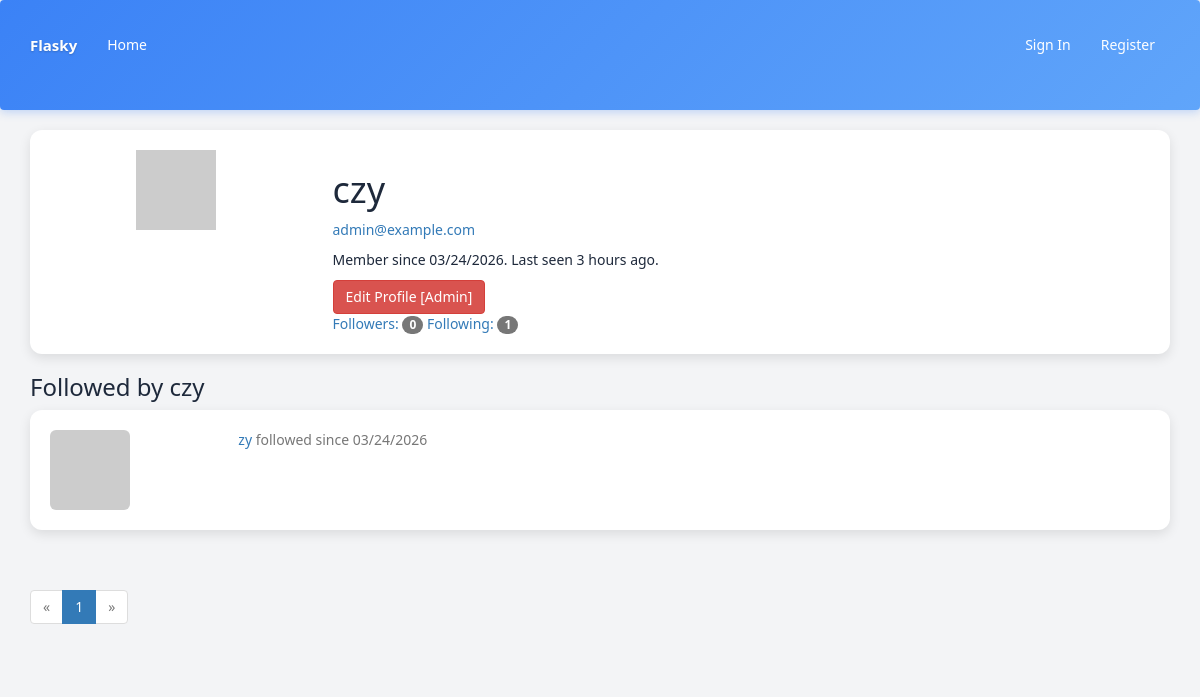
Before: /followed_by/czy with the older database file.
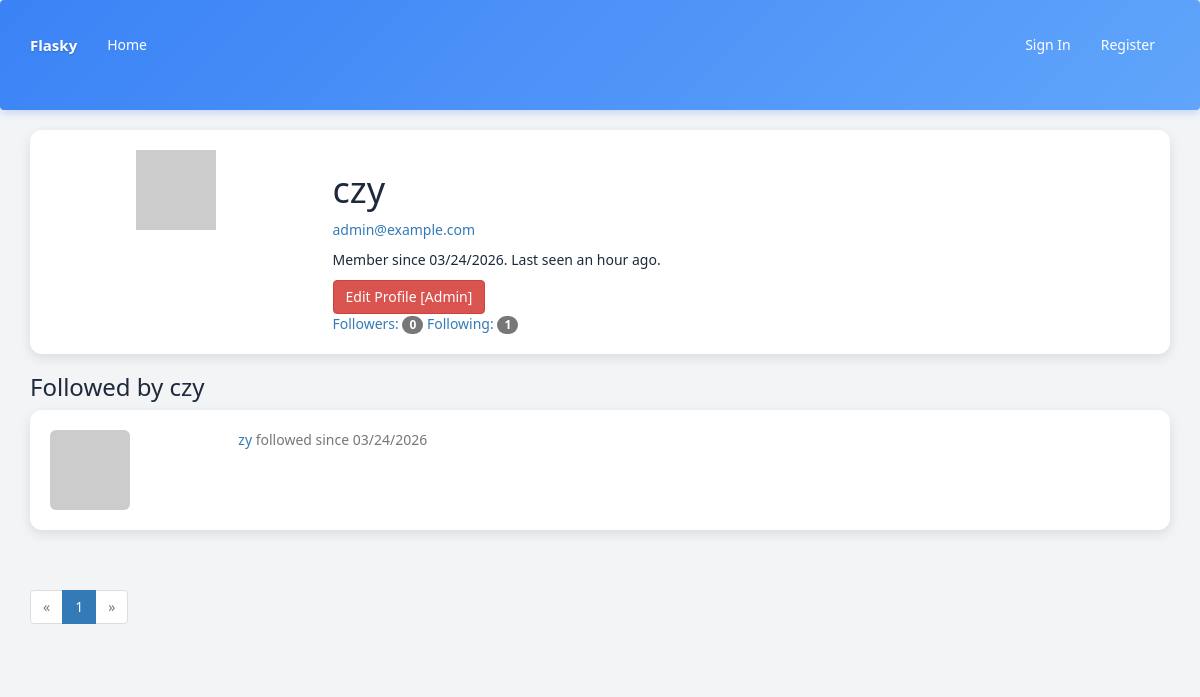
After: the same page with the newer database file.
### app/models.py (models this page shows, shortened)
class User(UserMixin, db.Model):
    __tablename__ = 'users'
    id = db.Column(db.Integer, primary_key = True)
    email = db.Column(db.String(64), unique=True, index=True)
    username = db.Column(db.String(64), unique=True, index=True)
    password_hash = db.Column(db.String(128))
    role_id = db.Column(db.Integer, db.ForeignKey('roles.id'))
    name = db.Column(db.String(64))
    location = db.Column(db.String(64))
    about_me = db.Column(db.Text())
    member_since = db.Column(db.DateTime(), default=datetime.utcnow)
    last_seen = db.Column(db.DateTime(), default=datetime.utcnow)
    avatar_hash = db.Column(db.String(32))
    posts = db.relationship('Post', backref='author', lazy='dynamic')
    comments = db.relationship('Comment', backref='author', lazy='dynamic')
    followed = db.relationship('Follow', foreign_keys=[Follow.follower_id], backref=db.backref('follower', lazy='joined'), lazy='dynamic', cascade='all, delete-orphan')
    followers = db.relationship('Follow', foreign_keys=[Follow.followed_id], backref=db.backref('followed', lazy='joined'), lazy='dynamic', cascade='all, delete-orphan')
    def gravatar(self, size=100, default='identicon', rating='g'):
        if request.is_secure:
            url = 'https://secure.gravatar.com/avatar'
        else:
            url = 'http://www.gravatar.com/avatar'
        hash = self.avatar_hash or hashlib.md5(self.email.encode('utf-8')).hexdigest()
        return '{url}/{hash}?s={size}&d={default}&r={rating}'.format(url=url, hash=hash, size=size, default=default, rating=rating)
    @property
    def password(self):
        raise AttributeError('password is not a readable attribute')

class Follow(db.Model):
    __tablename__ = 'follows'
    follower_id = db.Column(db.Integer, db.ForeignKey('users.id'),
                            primary_key=True)
    followed_id = db.Column(db.Integer, db.ForeignKey('users.id'),
                            primary_key=True)
    timestamp = db.Column(db.DateTime, default=datetime.utcnow)

### app/main/views.py (the view)
@main.route('/followed_by/<username>')
def followed_by(username):
    user = User.query.filter_by(username=username).first()
    if user is None:
        flash('Invalid user.')
        return redirect(url_for('.index'))
    page = request.args.get('page', 1, type=int)
    pagination = user.followed.paginate(page=page, per_page=current_app.config['FLASKY_FOLLOWERS_PER_PAGE'], error_out=False)
    follows = [{'user': item.followed, 'timestamp': item.timestamp} for item in pagination.items]
    return render_template('followers.html', user=user, title="Followed by", endpoint='.followed_by', pagination=pagination, follows=follows)

### app/__init__.py (called while the page is built)
def create_app(config_name='default'):
    app = Flask(__name__)
    app.config.from_object(config[config_name])
    config[config_name].init_app(app)
    bootstrap.init_app(app)
    moment.init_app(app)
    db.init_app(app)
    login_manager.init_app(app)
    csrf.init_app(app)
    migrate.init_app(app, db)
    pagedown.init_app(app)
    from .main import main as main_blueprint
    app.register_blueprint(main_blueprint)
    from .models import Permission
    @app.context_processor
    def inject_permissions():
        return dict(Permission=Permission)
    from .auth import auth as auth_blueprint
    app.register_blueprint(auth_blueprint, url_prefix='/auth')
    from .models import AnonymousUser
    login_manager.anonymous_user = AnonymousUser
    return app

### app/auth/views.py (called while the page is built)
@auth.before_app_request
def before_request():
    if current_user.is_authenticated:
        current_user.ping()

### app/models.py (called while the page is built)
    def can(self, permissions):
        return False

### app/templates/followers.html (shortened to what this page needs)
{% extends "base.html" %}
{% import "_macros.html" as macros %}
{% block page_content %}
<div class="card">
    <div class="row">
        <div class="col-md-3">
            <div class="text-center">
                <img class="profile-thumbnail" src="{{ user.gravatar(size=200) }}">
            </div>
        </div>
        <div class="col-md-9">
            <h1>{{ user.username }}</h1>
            {% if current_user.is_administrator %}
            <p><a href="mailto:{{ user.email }}">{{ user.email }}</a></p>
            {% endif %}
            <p>
                Member since {{ moment(user.member_since).format('L') }}.
                Last seen {{ moment(user.last_seen).fromNow() }}.
            </p>
            <div class="mt-3">
                {% if current_user.is_administrator %}
                <a class="btn btn-danger"
                        href="{{ url_for('.edit_profile_admin', id=user.id) }}">
                    Edit Profile [Admin]
                </a>
                {% endif %}
            </div>
            <a href="{{ url_for('.followers', username=user.username) }}">
                Followers: <span class="badge">{{ user.followers.count()}}</span>
            </a>
            <a href="{{ url_for('.followed_by', username=user.username) }}">
                 Following: <span class="badge">{{ user.followed.count()}}</span>
            </a>
        </div>
    </div>
</div>
<div class="mt-5">
    <h3>{{ title }} {{ user.username }}</h3>
    {% if follows %}
    <ul class="list-unstyled">
        {% for follow in follows %}
        <li class="card mb-3">
            <div class="row">
                <div class="col-md-2">
                    <a href="{{ url_for('.user', username=follow.user.username) }}">
                        <img class="img-rounded" src="{{ follow.user.gravatar(size=40) }}">
                    </a>
                </div>
                <div class="col-md-10">
                    <a href="{{ url_for('.user', username=follow.user.username) }}">{{ follow.user.username }}</a>
                    <span class="text-muted">followed since {{ moment(follow.timestamp).format('L') }}</span>
                </div>
            </div>
        </li>
        {% endfor %}
    </ul>
    {% else %}
    <p>No {{ title.lower() }} yet.</p>
    {% endif %}
    {% if pagination %}
    <div class="pagination">
        {{ macros.pagination_widget(pagination, endpoint, username=user.username) }}
    </div>
    {% endif %}
</div>
{% endblock %}

### app/templates/base.html (shortened to what this page needs)
{% extends "bootstrap/base.html" %}
{% block head %}
{{ super() }}
{% endblock %}
{% block navbar %}
<div class="navbar navbar-default" role="navigation">
    <div class="container">
        <div class="navbar-header">
            <a class="navbar-brand" href="/">Flasky</a>
        </div>
        <div class="navbar-collapse collapse">
            <ul class="nav navbar-nav">
                <li><a href="/">Home</a></li>
            </ul>
            <ul class="nav navbar-nav navbar-right">
                {% if current_user.is_authenticated %}
                <li><a href="{{ url_for('main.user', username=current_user.username) }}"> Profile </a></li>
                <li><a href="{{ url_for('auth.logout') }}">Sign Out</a></li>
                {% else %}
                <li><a href="{{ url_for('auth.login') }}">Sign In</a></li>
                <li><a href="{{ url_for('auth.register') }}">Register</a></li>
                {% endif %}
            </ul>
        </div>
    </div>
</div>
{% endblock %}
{% block content %}
<div class="container">
    {% block page_content %}{% endblock %}
</div>
{% endblock %}

### app/templates/_macros.html
{% macro pagination_widget(pagination, endpoint) %}
<ul class="pagination">
    <li{% if not pagination.has_prev %} class="disabled"{% endif %}>
        <a href="{% if pagination.has_prev %}{{ url_for(endpoint,
            page = pagination.page - 1, **kwargs) }}{% else %}#{% endif %}">
            &laquo;
        </a>
    </li>
    {% for p in pagination.iter_pages() %}
        {% if p %}
            {% if p == pagination.page %}
            <li class="active">
                <a href="{{ url_for(endpoint, page = p, **kwargs) }}">{{ p }}</a>
            </li>
            {% else %}
            <li>
                <a href="{{ url_for(endpoint, page = p, **kwargs) }}">{{ p }}</a>
            </li>
            {% endif %}
        {% else %}
        <li class="disabled"><a href="#">&hellip;</a></li>
        {% endif %}
    {% endfor %}
    <li{% if not pagination.has_next %} class="disabled"{% endif %}>
        <a href="{% if pagination.has_next %}{{ url_for(endpoint,
            page = pagination.page + 1, **kwargs) }}{% else %}#{% endif %}">
            &raquo;
        </a>
    </li>
</ul>
{% endmacro %}

### app/templates/base.html (style rules this page uses)
:root { --primary-color: #3b82f6; --secondary-color: #ec4899; --accent-color: #f97316; --light-color: #f3f4f6; --dark-color: #1e293b; --card-bg: #ffffff; --border-color: #e2e8f0; }
body { font-family: 'Segoe UI', Tahoma, Geneva, Verdana, sans-serif; background-color: var(--light-color); color: var(--dark-color); }
.navbar { background: linear-gradient(135deg, var(--primary-color), #60a5fa); border: none; box-shadow: 0 2px 10px rgba(59, 130, 246, 0.3); }
.navbar-brand { color: white !important; font-weight: bold; font-size: 1.5rem; text-shadow: 0 1px 2px rgba(0, 0, 0, 0.2); }
.navbar-nav > li > a { color: white !important; font-weight: 500; transition: all 0.3s ease; }
.container { margin-top: 20px; margin-bottom: 40px; }
.card { background-color: var(--card-bg); border-radius: 12px; box-shadow: 0 4px 12px rgba(0, 0, 0, 0.1); padding: 20px; margin-bottom: 20px; transition: all 0.3s ease; }
ul { list-style: none; padding: 0; margin: 0; }
.profile-thumbnail { display: inline-block; }

Changed rows visible on the page:
changed User "czy": last_seen "3 hours ago" → "an hour ago"
